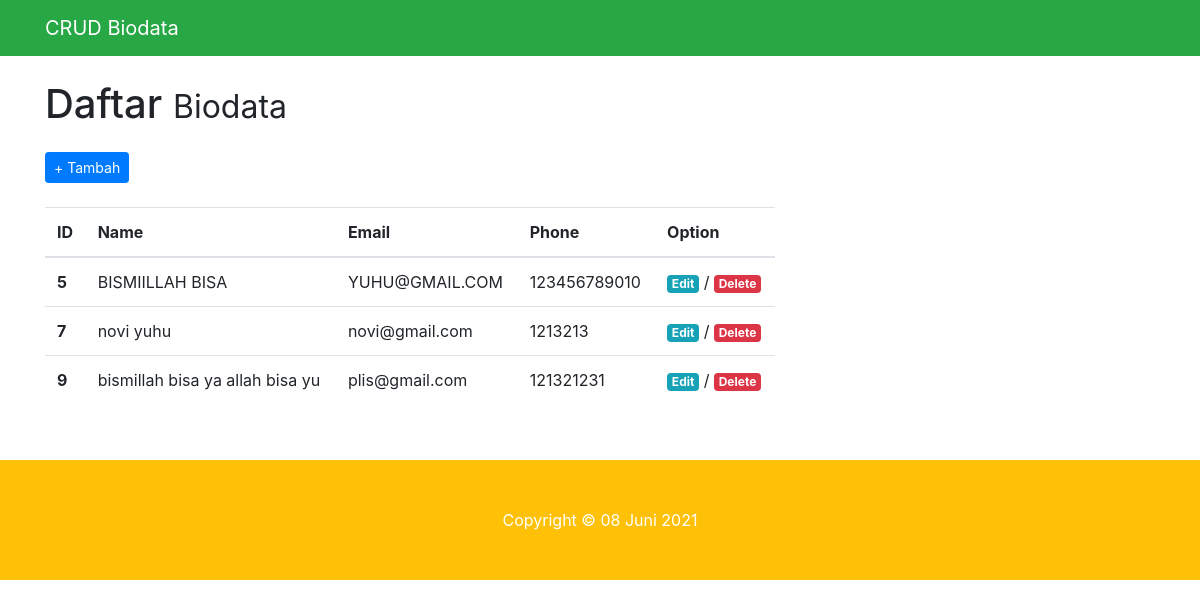
The app's page /biodata/index.php with its own data.
### tables this page shows
CREATE TABLE `user` (
  `id` int(5) NOT NULL,
  `name` varchar(100) NOT NULL,
  `email` varchar(150) NOT NULL,
  `phone` varchar(20) NOT NULL
);

### biodata/application/libraries/Template.php (called while the page is built)
<?php if ( ! defined('BASEPATH')) exit('No direct script access allowed');
class Template
{
	var $template_data = array();
	function set($name, $value)
		{
		$this->template_data[$name] = $value;
		}
	function load($template = '', $view = '' , $view_data = array(), $return = FALSE)
		{
		$this->CI =& get_instance();
		$this->set('contents', $this->CI->load->view($view, $view_data, TRUE));
		return $this->CI->load->view($template, $this->template_data, $return);
		}
}

### biodata/application/controllers/Crud.php (called while the page is built, shortened)
<?php
class Crud extends CI_Controller {
	public function index()
	{
     $data['tmp']= $this->m_crud->tampil()->result();
     $this->template->load('role','crud/view',$data);
	}
}

### biodata/index.php (called while the page is built, shortened)
<?php
require_once BASEPATH.'core/CodeIgniter.php';

### biodata/application/models/M_crud.php (called while the page is built, shortened)
<?php
class M_crud extends CI_Model {
	public function tampil(){
    $this->db->select('*');
	return $this->db->get('user');
	}
}

### biodata/application/views/crud/view.php (the view, shortened to what this page needs)
<div class="col-md-8">
<h1 class="my-4">Daftar
          <small>Biodata</small>
        </h1>
<?php echo anchor('crud/form_add', '+ Tambah', 'class="btn btn-primary btn-sm"'); ?>
<br><br>
<table class="table">
  <thead>
    <tr>
      <th scope="col">ID</th>
      <th scope="col">Name</th>
      <th scope="col">Email</th>
      <th scope="col">Phone</th>
      <th scope="col">Option</th>
    </tr>
  </thead>
  <tbody>
    <?php foreach ($tmp as $key) { ?>
    <tr>
      <th scope="row"><?php echo $key->id; ?></th>
      <td><?php echo $key->name; ?></td>
      <td><?php echo $key->email; ?></td>
      <td><?php echo $key->phone; ?></td>
      <td>
        <?php echo anchor('crud/edit/'.$key->id, 'Edit', 'class="badge badge-info"');  ?>
        /
        <?php echo anchor('crud/del/'.$key->id, 'Delete',array('class'=>'badge badge-danger', 'onclick'=>"return confirmDialog();"));  ?>
     </td>
    </tr>
   <?php }?>
  </tbody>
</table>
</div>

### biodata/application/views/header.php (shortened to what this page needs)
<!DOCTYPE html>
<html lang="en">
<head>
  <link href="<?php echo base_url('tema/blog-home/');?>vendor/bootstrap/css/bootstrap.min.css" rel="stylesheet">
  <link href="<?php echo base_url('tema/blog-home/');?>css/blog-home.css" rel="stylesheet">
</head>
<body>
  <nav class="navbar navbar-expand-lg navbar-dark bg-success fixed-top">
    <div class="container">
      <a class="navbar-brand" href="#">CRUD Biodata</a>
    </div>
  </nav>
<div class="container">
<div class="row">

### biodata/application/views/role.php (shortened to what this page needs)
<?php
require'header.php';
echo $contents;
require'footer.php';

### biodata/application/views/footer.php (shortened to what this page needs)
</div></div>
<p>&nbsp;</p>
  <footer class="py-5 bg-warning">
    <div class="container">
      <p class="m-0 text-center text-white">Copyright &copy; 08 Juni 2021</p>
    </div>
  </footer>
</body>
</html>

### biodata/tema/blog-home/css/blog-home.css (style rules this page uses)
body { padding-top: 56px; }

### records on screen
user: id "5", name "BISMIILLAH BISA", email "YUHU@GMAIL.COM", phone "123456789010", id "Edit", id "Delete"
user: id "7", name "novi yuhu", email "novi@gmail.com", phone "1213213", id "Edit", id "Delete"
user: id "9", name "bismillah bisa ya allah bisa yu", email "plis@gmail.com", phone "121321231", id "Edit", id "Delete"

### other values on screen
anchor('crud/form_add', '+ Tambah', 'class="btn btn-primary btn-sm"') "+ Tambah"
